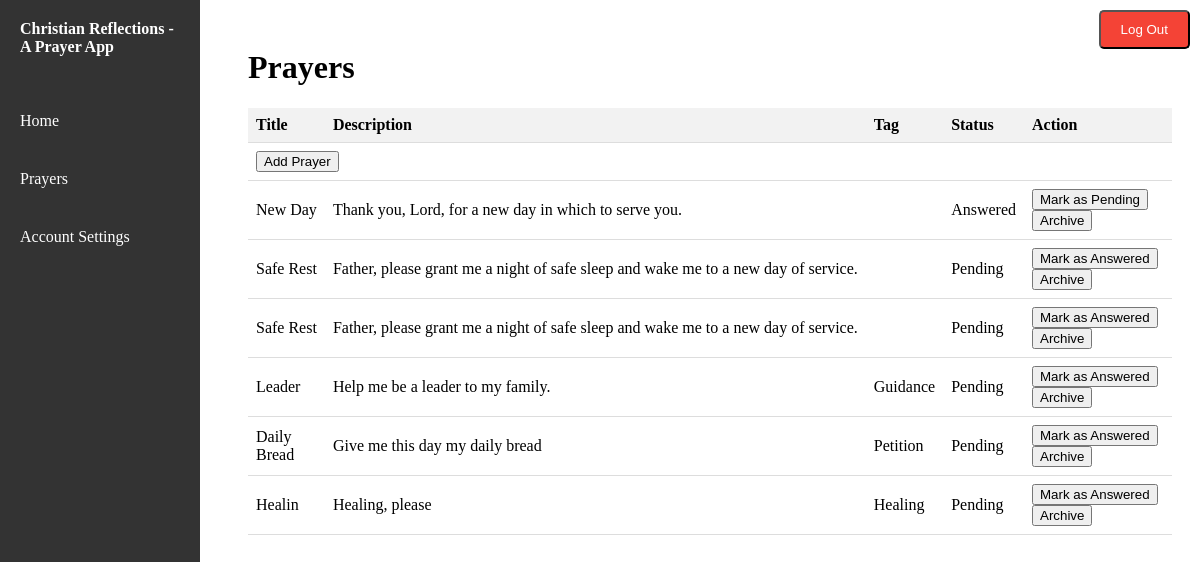
/prayers (signed in), run on the app's committed database.
### app.py (models this page shows, shortened)
class Prayer(db.Model):
    id = db.Column(db.Integer, primary_key=True)
    user_id = db.Column(db.Integer, db.ForeignKey('user.id'), nullable=False)
    title = db.Column(db.String(100),nullable=False)
    description = db.Column(db.Text, nullable=False)
    answered = db.Column(db.Boolean, default=False)
    archived = db.Column(db.Boolean, default=False)
    created_at = db.Column(db.DateTime, default=current_utc_time)
    last_modified = db.Column(db.DateTime, default=current_utc_time, onupdate=current_utc_time)
    answered_at = db.Column(db.DateTime)
    user = db.relationship('User', backref=db.backref('prayers', lazy=True))
    tag = db.relationship('Tag', secondary=prayer_tags, lazy='subquery',
        backref=db.backref('prayers', lazy=True))

class Tag(db.Model):
    __tablename__ = 'tag'
    id = db.Column(db.Integer, primary_key = True)
    name = db.Column(db.String(50), nullable = False)

### app.py (the view)
@app.route('/prayers')
def view_prayers():
    if 'user_id' not in session:
        flash("Please log in to add a prayer", "error")
        return redirect(url_for('login'))
    categories = ["Thanksgiving", "Lament", "Praise", "Wisdom", "Intercession", "Confession" , "Petition", "Healing", "Protection", "Guidance", "Strength", "Unity", "Hope", "Mission"]
    user_id = session['user_id']
    user_prayers = Prayer.query.filter_by(user_id=user_id).all()
    return render_template('prayers.html', prayers = user_prayers, categories=categories)

### templates/prayers.html (shortened to what this page needs)
{% extends 'base.html' %}
{% block content %}
    <h1>Prayers</h1>
    <table class="prayer-table">
        <thead>
            <tr>
                <th>Title</th>
                <th>Description</th>
                <th>Tag</th>
                <th>Status</th>
                <th>Action</th>
            </tr>
        </thead>
        <tbody>
            <tr>
                <td colspan="5">
                    <button onclick="toggleAddPrayerForm()">Add Prayer</button>
                </td>
            </tr>
            {% for prayer in prayers %}
            <tr>
                <td>{{ prayer.title }}</td>
                <td>{{ prayer.description }}</td>
                <td>
                    {% for tag in prayer.tag %}
                        {{ tag.name }}
                    {% endfor %}
                </td>
                <td>{{ "Answered" if prayer.answered else "Pending" }}</td>
                <td>
                    <form action="{% if prayer.answered %}{{ url_for('mark_pending', prayer_id=prayer.id) }}{% else %}{{ url_for('mark_answered', prayer_id=prayer.id) }}{% endif %}" method="POST" style="display:inline;">
                        <button type="submit">{% if prayer.answered %}Mark as Pending{% else %}Mark as Answered{% endif %}</button>
                    </form>
                    <form action="{{ url_for('mark_archived', prayer_id=prayer.id) }}" method="POST" style="display: inline;">
                        <button type="submit">Archive</button>
                    </form>
                </td>
            </tr>
            {% endfor %}
        </tbody>
    </table>
{% endblock %}

### templates/base.html (shortened to what this page needs)
<!DOCTYPE html>
<html lang="en">
<head>
    <link rel="stylesheet" href="{{ url_for('static', filename='styles.css') }}">
</head>
<body>
    <nav>
        {% if session.logged_in %}
            <form action="/logout" method="GET">
                <button type="submit" class="logout-btn">Log Out</button>
            </form>
        {% elif 'signup' in request.path %}
            <a href="/" class="login-signup-btn">Login</a>
        {% else %}
            <a href="/signup" class="login-signup-btn">Sign Up</a>
        {% endif %}
    </nav>
    <div class="navbar">
        <div class="navbar-brand">Christian Reflections - A Prayer App</div>
        <nav>
            <ul>
                <li><a href="{{ url_for('index') }}">Home</a></li>
                <li><a href="{{ url_for('view_prayers') }}">Prayers</a></li>
                <li><a href="{{ url_for('account_settings') }}">Account Settings</a></li>
            </ul>
        </nav>
    </div>
    <div class="content">
        {% block content %}
        {% endblock %}
    </div>
</body>
</html>

### static/styles.css (style rules this page uses)
.logout-btn { position: absolute; top: 10px; right: 10px; background-color: #f44336; color: white; padding: 10px 20px; text-decoration: none; border-radius: 5px; }
.prayer-table { width:100%; border-collapse: collapse; margin-top: 20px; }
.prayer-table th, .prayer-table td { padding: 8px; text-align: left; border-bottom: 1px solid #ddd; }
.prayer-table th { background-color: #f2F2F2; }
.prayer-table td:nth-child(2) { white-space: nowrap; overflow: hidden; text-overflow: ellipsis; }
.navbar { position: fixed; top: 0; left: 0; width: 200px; height: 100%; background-color: #333; color: #fff; }
.navbar-brand { padding: 20px; font-weight: bold; }
nav ul { list-style-type: none; padding: 0; }
nav ul li { padding: 10px 0; }
nav ul li a { display: block; padding: 10px 20px; color: #fff; text-decoration: none; }
.content { margin-left: 220px; padding: 20px; }

### data on the page
Prayer: title "New Day", description "Thank you, Lord, for a new day in which to serve you.", answered "Answered", shows "Mark as Pending"
Prayer: title "Safe Rest", description "Father, please grant me a night of safe sleep and wake me to a new day of service.", answered "Pending", shows "Mark as Answered"
Prayer: title "Safe Rest", description "Father, please grant me a night of safe sleep and wake me to a new day of service.", answered "Pending", shows "Mark as Answered"
Prayer: title "Leader", description "Help me be a leader to my family.", answered "Pending", shows "Mark as Answered"
Tag: name "Guidance"
Prayer: title "Daily Bread", description "Give me this day my daily bread", answered "Pending", shows "Mark as Answered"
Tag: name "Petition"
Prayer: title "Healin", description "Healing, please", answered "Pending", shows "Mark as Answered"
Tag: name "Healing"
